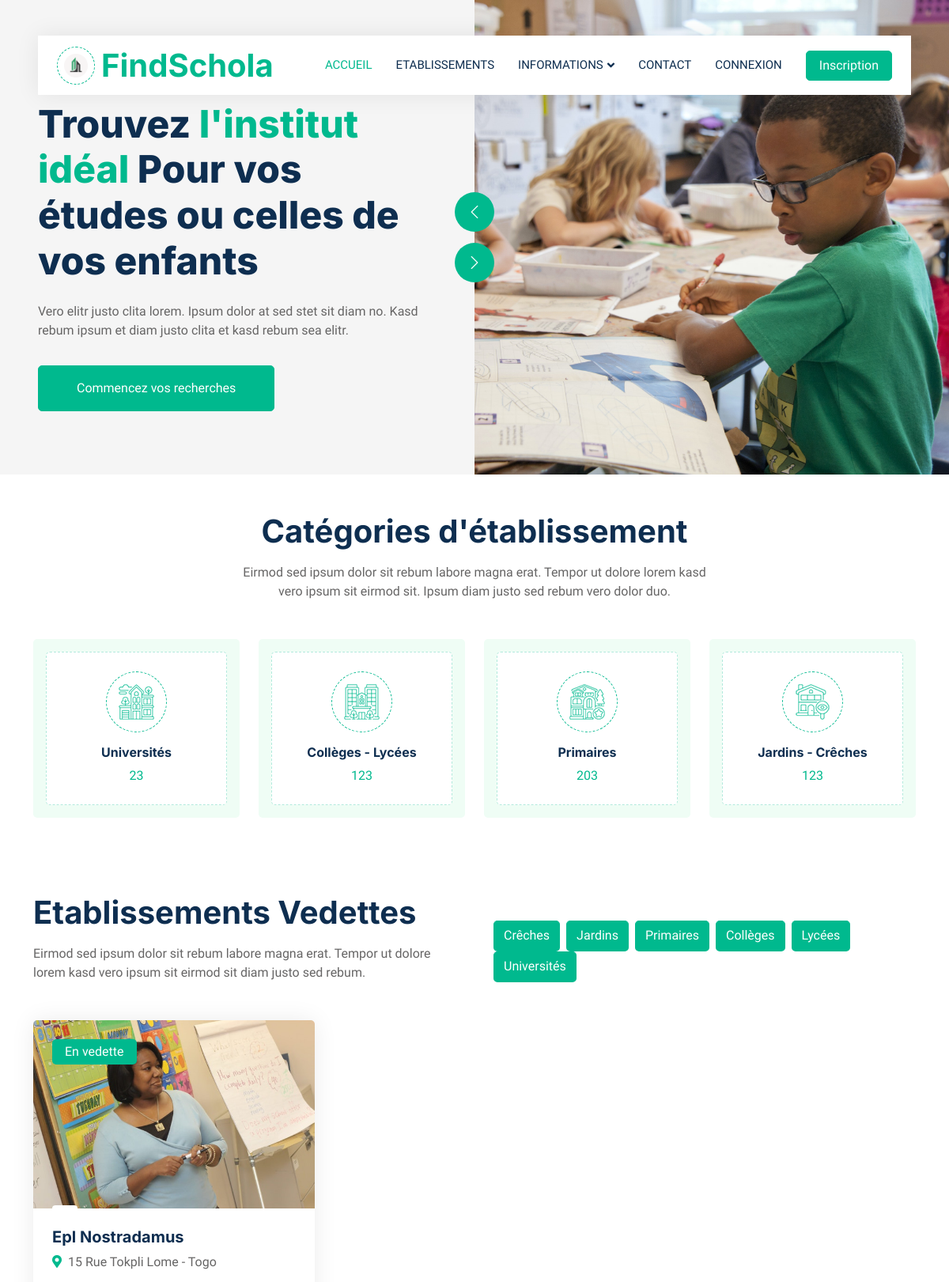
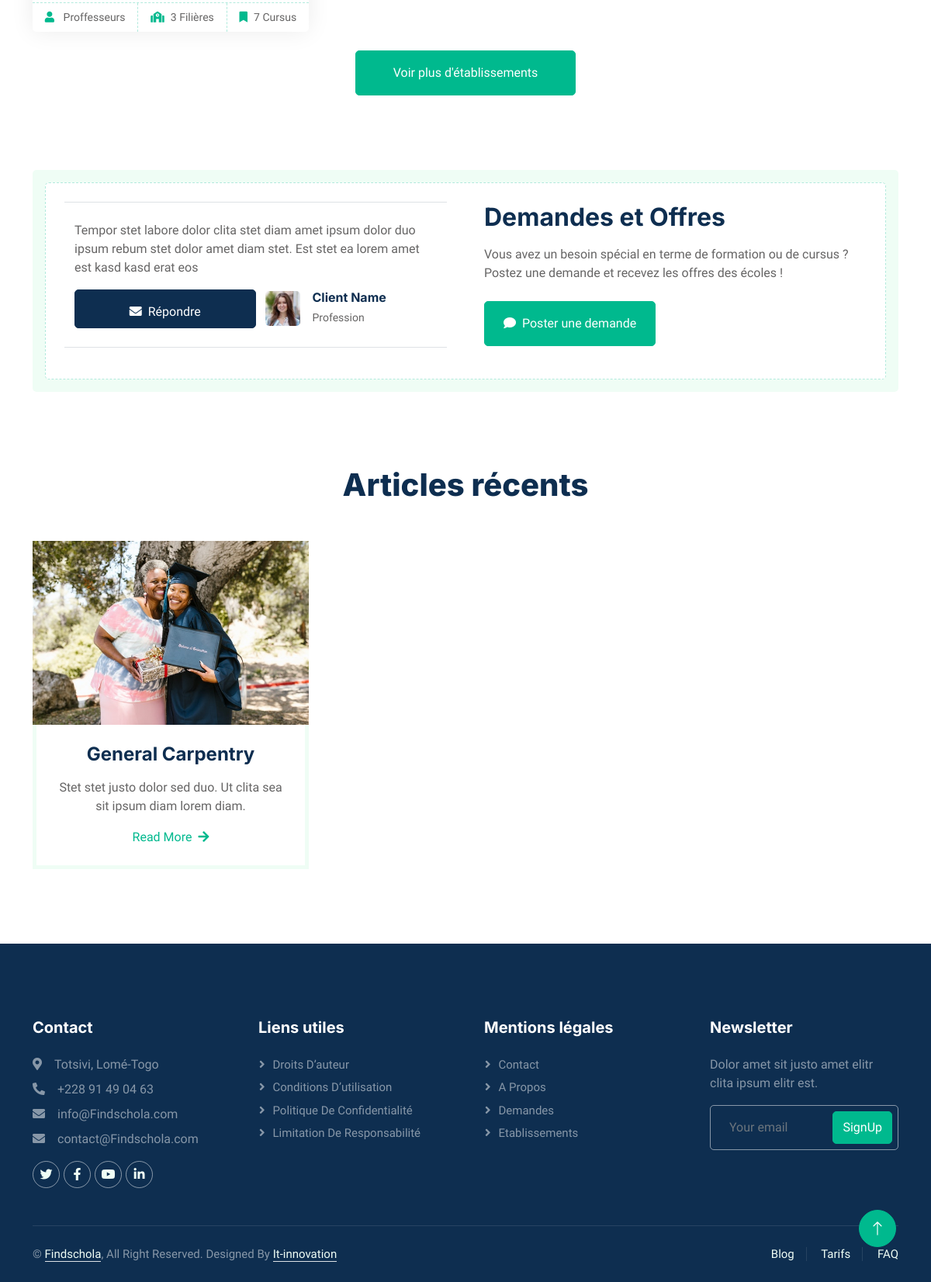
The page / on the database its author committed (2 pictures, top to bottom).
### schools/models.py (models this page shows, shortened)
class EduLevel(models.Model):
    name = models.CharField(max_length=128)

class School(models.Model):
    user = models.OneToOneField(User, on_delete=models.CASCADE)
    name = models.CharField(max_length=255, null=True)
    email = models.EmailField(default='example@school.com', null=True)
    slug = models.SlugField(unique=True, blank=True, null=True)
    address = models.CharField(max_length=255, null=True)
    tel = models.CharField(max_length=255, default='00-00-00-00')
    cel = models.CharField(max_length=255, default='00-00-00-00')
    moto = models.CharField(max_length=255, default='slogan')
    year_founded = models.CharField(max_length=4, null=True)
    mgt_quote = models.TextField(blank=True, null=True)
    history = models.TextField(blank=True, null=True)
    description = models.TextField(blank=True, null=True)
    ad_copy = models.TextField(blank=True, null=True)
    resumption = models.CharField(max_length=180, default='', null=True)
    availability = models.TextField(blank=True, null=True)
    pedagogy = models.TextField(blank=True, null=True)
    awards = models.CharField(max_length=255, default='')
    diplomas = models.CharField(max_length=255, default='', null=True)
    courses = models.CharField(max_length=255, default='', null=True)
    time_range = models.CharField(max_length=255, default='', null=True)
    price_range = models.CharField(max_length=255, default='', null=True)
    edu_levels = models.ManyToManyField(EduLevel)
    staff = models.IntegerField(default='0', null=True)
    students = models.IntegerField(default='0', null=True)
    curriculums = models.IntegerField(default='0', null=True)
    success_rate = models.IntegerField(default='0', null=True)
    classes = models.IntegerField(default='0', null=True)
    labs = models.IntegerField(default='0', null=True)
    libs = models.IntegerField(default='0', null=True)
    canteens = models.IntegerField(default='0', null=True)
    faculties = models.IntegerField(default='0', null=True)
    is_featured = models.BooleanField(default=False)
    thumbnail = models.ImageField(
        upload_to='schools/thumbnails', blank=True, null=True)
    banner = models.ImageField(
        upload_to='schools/banners', blank=True, null=True)
    crest = models.ImageField(
        upload_to='schools/crests', blank=True, null=True)
    date_added = models.DateTimeField(auto_now=True)

### base/views.py (the view)
# urls.py: path('', home, name='home'),
def home(req):
    query = req.GET.get('query') if req.GET.get('query') != None else ''
    edu_levels = EduLevel.objects.all()
    schools = School.objects.filter(
        Q(name__icontains=query) | Q(address__icontains=query))
    context = {'schools': schools,
               'edu_levels': edu_levels,  'title': 'schools'}
    return render(req, 'base/index.html', context)

### base/templates/base/index.html (shortened to what this page needs)
{% extends 'main.html' %} {% load static %} {% block content %}
<div class="container-fluid header bg-white p-0">
  <div
    class="row g-0 align-items-center flex-column-reverse flex-md-row"
    id="bg-color"
  >
    <div class="col-md-6 p-5 mt-lg-5">
      <h1 class="display-5 animated fadeIn mb-4">
        Trouvez <span class="text-primary">l'institut idéal</span> Pour vos
        études ou celles de vos enfants
      </h1>
      <p class="animated fadeIn mb-4 pb-2">
        Vero elitr justo clita lorem. Ipsum dolor at sed stet sit diam no. Kasd
        rebum ipsum et diam justo clita et kasd rebum sea elitr.
      </p>
      <a
        href="#featured-schools"
        class="btn btn-primary py-3 px-5 me-3 animated fadeIn"
        >Commencez vos recherches</a
      >
    </div>
    <div class="col-md-6 animated fadeIn">
      <div class="owl-carousel header-carousel">
        <div class="owl-carousel-item">
          <img
            class="img-fluid"
            src="{% static 'img/carousel-1.jpg' %}"
            alt=""
          />
        </div>
      </div>
    </div>
  </div>
</div>
<div class="container-xxl py-5">
  <div class="container">
    <div
      class="text-center mx-auto mb-5 wow fadeInUp"
      data-wow-delay="0.1s"
      style="max-width: 600px"
    >
      <h1 class="mb-3">Catégories d'établissement</h1>
      <p>
        Eirmod sed ipsum dolor sit rebum labore magna erat. Tempor ut dolore
        lorem kasd vero ipsum sit eirmod sit. Ipsum diam justo sed rebum vero
        dolor duo.
      </p>
    </div>
    <div class="row g-4">
      <div class="col-lg-3 col-sm-6 wow fadeInUp" data-wow-delay="0.1s">
        <a class="cat-item d-block bg-light text-center rounded p-3" href="">
          <div class="rounded p-4">
            <div class="icon mb-3">
              <img
                class="img-fluid"
                src="{% static 'img/univ.png' %}"
                alt="Icon"
              />
            </div>
            <h6>Universités</h6>
            <span>23</span>
          </div>
        </a>
      </div>
      <div class="col-lg-3 col-sm-6 wow fadeInUp" data-wow-delay="0.3s">
        <a class="cat-item d-block bg-light text-center rounded p-3" href="">
          <div class="rounded p-4">
            <div class="icon mb-3">
              <img
                class="img-fluid"
                src="{% static 'img/col-lyc.png' %}"
                alt="Icon"
              />
            </div>
            <h6>Collèges - Lycées</h6>
            <span>123</span>
          </div>
        </a>
      </div>
      <div class="col-lg-3 col-sm-6 wow fadeInUp" data-wow-delay="0.7s">
        <a class="cat-item d-block bg-light text-center rounded p-3" href="">
          <div class="rounded p-4">
            <div class="icon mb-3">
              <img
                class="img-fluid"
                src="{% static 'img/primaire.png' %}"
                alt="Icon"
              />
            </div>
            <h6>Primaires</h6>
            <span>203</span>
          </div>
        </a>
      </div>
      <div class="col-lg-3 col-sm-6 wow fadeInUp" data-wow-delay="0.1s">
        <a class="cat-item d-block bg-light text-center rounded p-3" href="">
          <div class="rounded p-4">
            <div class="icon mb-3">
              <img
                class="img-fluid"
                src="{% static 'img/jardin.png' %}"
                alt="Icon"
              />
            </div>
            <h6>Jardins - Crêches</h6>
            <span>123</span>
          </div>
        </a>
      </div>
    </div>
  </div>
</div>
<div class="container-xxl py-5" id="featured-schools">
  <div class="container">
    <div class="row g-0 gx-5 align-items-end">
      <div class="col-lg-6">
        <div
          class="text-start mx-auto mb-5 wow slideInLeft"
          data-wow-delay="0.1s"
        >
          <h1 class="mb-3">Etablissements Vedettes</h1>
          <p>
            Eirmod sed ipsum dolor sit rebum labore magna erat. Tempor ut dolore
            lorem kasd vero ipsum sit eirmod sit diam justo sed rebum.
          </p>
        </div>
      </div>
      <div
        class="col-lg-6 col-sm-12 text-start text-lg-end wow slideInRight"
        data-wow-delay="0.1s"
      >
        <ul class="nav nav-pills d-inline-flex justify-content-start mb-5">
          {% for level in edu_levels %}
          <li class="nav-item me-2">
            <a
              class="btn btn-outline-primary active"
              data-bs-toggle="pill"
              href="#tab-{{ +1 }}"
              >{{level.name|title}}s</a
            >
          </li>
          {% endfor %}
        </ul>
      </div>
    </div>
    <div class="tab-content">
      <div id="tab-1" class="tab-pane fade show p-0 active">
        <div class="row g-4">
          {% for school in schools %}
          <div class="col-lg-4 col-md-6 wow fadeInUp" data-wow-delay="0.1s">
            {% if school.is_featured == True %}
            <div class="property-item rounded overflow-hidden">
              <div class="position-relative overflow-hidden">
                <a href="{% url 'school-detail' school.slug %}"
                  ><img
                    class="img-fluid"
                    src="{% static 'img/etb-jardin.jpg' %}"
                    alt=""
                /></a>
                <div
                  class="bg-primary rounded text-white position-absolute start-0 top-0 m-4 py-1 px-3"
                >
                  En vedette
                </div>
                <div
                  class="bg-white rounded-top text-primary position-absolute start-0 bottom-0 mx-4 pt-1 px-3"
                >
                </div>
              </div>
              <div class="p-4 pb-0">
                <a class="d-block h5 mb-2" href="">{{school.name|title}}</a>
                <p>
                  <i class="fa fa-map-marker-alt text-primary me-2"></i
                  >{{school.address|title}}
                </p>
              </div>
              <div class="d-flex border-top">
                <small class="flex-fill text-center border-end py-2"
                  ><i class="fa fa-user text-primary me-2"></i
                  >{{school.teachers|title}} Proffesseurs</small
                >
                <small class="flex-fill text-center border-end py-2"
                  ><i class="fa fa-school text-primary me-2"></i
                  >{{school.faculties|title}} Filières</small
                >
                <small class="flex-fill text-center py-2"
                  ><i class="fa fa-bookmark text-primary me-2"></i
                  >{{school.curriculums|title}} Cursus</small
                >
              </div>
            </div>
            {% endif %}
          </div>
          {% endfor %}
          <div class="col-12 text-center wow fadeInUp" data-wow-delay="0.1s">
            <a class="btn btn-primary py-3 px-5" href="{% url 'schools' %}"
              >Voir plus d'établissements</a
            >
          </div>
        </div>
      </div>
    </div>
  </div>
</div>
<div class="container-xxl py-5">
  <div class="container">
    <div class="bg-light rounded p-3">
      <div
        class="bg-white rounded p-4"
        style="border: 1px dashed rgba(0, 185, 142, 0.3)"
      >
        <div class="row g-5 align-items-center">
          <div class="col-lg-6 wow fadeIn" data-wow-delay="0.1s">
            <div
              class="overflow-scroll"
              style="overflow: auto; max-height: 400px"
            >
              <div
                class="bg-white border rounded p-4 mb-3 row"
                style="overflow-y: auto"
              >
                <p id="demand" style="padding-left: 0px">
                  Tempor stet labore dolor clita stet diam amet ipsum dolor duo
                  ipsum rebum stet dolor amet diam stet. Est stet ea lorem amet
                  est kasd kasd erat eos
                </p>
                <a href="" class="col-6 btn btn-dark py-2 px-1 pt-3"
                  ><i class="fa fa-envelope me-2"></i>Répondre</a
                >
                <div class="d-flex align-items-center col-6">
                  <img
                    class="img-fluid flex-shrink-0 rounded"
                    src="{% static 'img/testimonial-1.jpg' %}"
                    style="width: 45px; height: 45px"
                  />
                  <div class="ps-3">
                    <h6 class="fw-bold mb-1">Client Name</h6>
                    <small>Profession</small>
                  </div>
                </div>
              </div>
            </div>
          </div>
          <div class="col-lg-6 wow fadeIn" data-wow-delay="0.5s">
            <div class="mb-4">
              <h2 class="mb-3">Demandes et Offres</h2>
              <p>
                Vous avez un besoin spécial en terme de formation ou de cursus ?
                Postez une demande et recevez les offres des écoles !
              </p>
            </div>
            <p href="" class="btn btn-primary py-3 px-4 me-2">
              <i class="fa fa-comment me-2"></i>Poster une demande
            </p>
          </div>
        </div>
      </div>
    </div>
  </div>
</div>
<div class="container-xxl py-5">
  <div class="container">
    <div class="section-title text-center">
      <h3 class="display-6 mb-5">Articles récents</h3>
    </div>
    <div class="row g-4">
      <div class="col-md-6 col-lg-4 wow fadeInUp" data-wow-delay="0.1s">
        <div class="service-item">
          <div class="overflow-hidden">
            <img class="img-fluid" src="{% static 'img/blog.jpg' %}" alt="" />
          </div>
          <div
            class="p-4 text-center border border-5 border-light border-top-0"
          >
            <h4 class="mb-3">General Carpentry</h4>
            <p>
              Stet stet justo dolor sed duo. Ut clita sea sit ipsum diam lorem
              diam.
            </p>
            <a class="fw-medium" href=""
              >Read More<i class="fa fa-arrow-right ms-2"></i
            ></a>
          </div>
        </div>
      </div>
    </div>
  </div>
</div>
{% endblock %}

### rows shown on the page
EduLevel: name "Crêche"
EduLevel: name "Jardin"
EduLevel: name "Primaire"
EduLevel: name "Collège"
EduLevel: name "Lycée"
EduLevel: name "Université"
School: is_featured True (drawn), name "Epl Nostradamus", address "15 Rue Tokpli Lome - Togo", faculties "3", curriculums "7"
